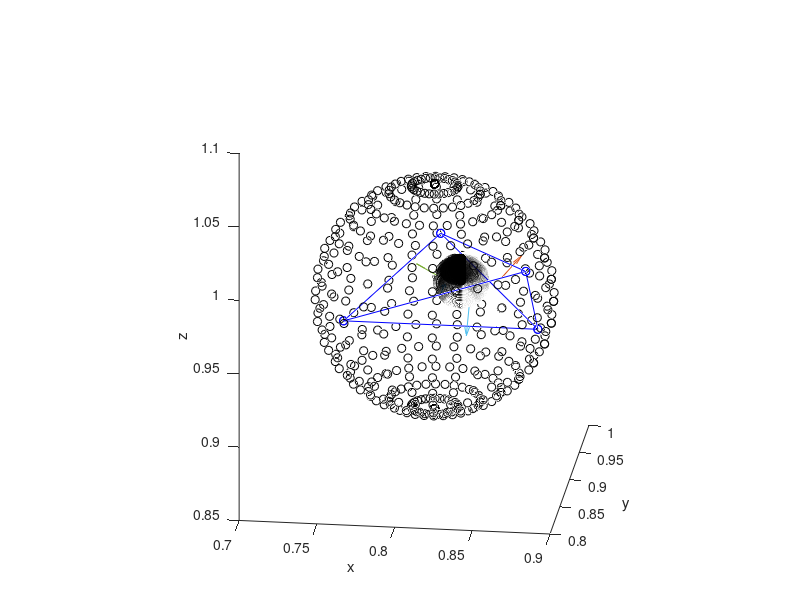

MATLAB code to generate this figure: (Note: this script raises an error after producing the figure.)
format shorte;
clc, clf, hold on;

d = 3;

view([10 40 30])
daspect([1 1 1])

%% std

nt = 15;
np = 8;
t = 0:2*pi/nt:2*pi;
p = 0:pi/np:pi;

% XYZsq = [sqrt(2) 0 0; 0 sqrt(2) 0; 0 0 sqrt(2); 0 0 0];
XYZsq = [-1.0 -1.0/sqrt(3.0) -1.0/sqrt(6.0);
1.0 -1.0/sqrt(3.0) -1.0/sqrt(6.0);
0.0 0.0  -1.0/sqrt(6.0)+sqrt(2/3);
0.0 2.0/sqrt(3.0) -1.0/sqrt(6.0)]; % same result



LHS = [2*XYZsq ones(d+1,1)];
RHS = sum(XYZsq.^2,2);
abcd = LHS\RHS;
r = sqrt(abcd(d+1)+sum(abcd(1:d).^2));
% [abcd(1:d)' r]

subplot(1,2,1); 
hold on;
view([10 80 30])
daspect([1 1 1])

plot3(XYZsq(:,1),XYZsq(:,2),XYZsq(:,3),'-bo');
XYZsq = XYZsq([3 1 4 2],:);
plot3(XYZsq(:,1),XYZsq(:,2),XYZsq(:,3),'-bo');

XYZ = zeros((np+1)*(nt+1),d);
XYZ(:,1) = abcd(1)+r*reshape(cos(t)'*sin(p),(np+1)*(nt+1),1);
XYZ(:,2) = abcd(2)+r*reshape(sin(t)'*sin(p),(np+1)*(nt+1),1) ;
XYZ(:,3) = abcd(3)+r*reshape(ones(size(t))'*cos(p),(np+1)*(nt+1),1);
% plot3(XYZ(:,1),XYZ(:,2),XYZ(:,3),'ro');


XYZ = 1/3*[sum(XYZsq([1 2 3],:));
           sum(XYZsq([1 2 4],:));
           sum(XYZsq([1 3 4],:));
           sum(XYZsq([2 3 4],:))];

LHS = [2*XYZ ones(d+1,1)];
RHS = sum(XYZ.^2,2);
abcd = LHS\RHS;
r = sqrt(abcd(d+1)+sum(abcd(1:d).^2));
% [abcd(1:d)' r]

% Computed from below (largest contained sphere):
abcd(1:d) = [ 0  0 -1.093897997411785e-001];
r = 2.988584907226846e-001; 
rIn = r;


nt = 150;
np = 80;
t = 0:2*pi/nt:2*pi;
p = 0:pi/np:pi;

XYZ = zeros((np+1)*(nt+1),d);
XYZ(:,1) = abcd(1)+r*reshape(cos(t)'*sin(p),(np+1)*(nt+1),1);
XYZ(:,2) = abcd(2)+r*reshape(sin(t)'*sin(p),(np+1)*(nt+1),1) ;
XYZ(:,3) = abcd(3)+r*reshape(ones(size(t))'*cos(p),(np+1)*(nt+1),1);
plot3(XYZ(:,1),XYZ(:,2),XYZ(:,3),'ko');


% Smallest possible enclosing sphere
abcd(1:d) = [0 0 -1/sqrt(6)];
r = 2*sqrt(3)/3;
rOut = r;

nt = 15;
np = 8;
t = 0:2*pi/nt:2*pi;
p = 0:pi/np:pi;

XYZ = zeros((np+1)*(nt+1),d);
XYZ(:,1) = abcd(1)+r*reshape(cos(t)'*sin(p),(np+1)*(nt+1),1);
XYZ(:,2) = abcd(2)+r*reshape(sin(t)'*sin(p),(np+1)*(nt+1),1) ;
XYZ(:,3) = abcd(3)+r*reshape(ones(size(t))'*cos(p),(np+1)*(nt+1),1);
plot3(XYZ(:,1),XYZ(:,2),XYZ(:,3),'go');

% disp('12T:')
% [rIn rOut rOut/rIn]


%% eq

nt = 15;
np = 8;
t = 0:2*pi/nt:2*pi;
p = 0:pi/np:pi;

XYZeq = [-1.0 -1.0/sqrt(3.0) -1.0/sqrt(6.0);
1.0 -1.0/sqrt(3.0) -1.0/sqrt(6.0);
0.0 2.0/sqrt(3.0) -1.0/sqrt(6.0);
0.0 0.0  3.0/sqrt(6.0)];

LHS = [2*XYZeq ones(d+1,1)];
RHS = sum(XYZeq.^2,2);
abcd = LHS\RHS;
r = sqrt(abcd(d+1)+sum(abcd(1:d).^2));
rOut = r;
% [abcd(1:d)' r]


subplot(1,2,2);
hold on;
view([10 80 30])
daspect([1 1 1])

plot3(XYZeq(:,1),XYZeq(:,2),XYZeq(:,3),'-bo');
XYZeq = XYZeq([3 1 4 2],:);
plot3(XYZeq(:,1),XYZeq(:,2),XYZeq(:,3),'-bo');

XYZ = zeros((np+1)*(nt+1),d);
XYZ(:,1) = r*reshape(cos(t)'*sin(p),(np+1)*(nt+1),1);
XYZ(:,2) = r*reshape(sin(t)'*sin(p),(np+1)*(nt+1),1) ;
XYZ(:,3) = r*reshape(ones(size(t))'*cos(p),(np+1)*(nt+1),1);
plot3(XYZ(:,1),XYZ(:,2),XYZ(:,3),'ro');





XYZ = 1/3*[sum(XYZeq([1 2 3],:));
           sum(XYZeq([1 2 4],:));
           sum(XYZeq([1 3 4],:));
           sum(XYZeq([2 3 4],:))];

LHS = [2*XYZ ones(d+1,1)];
RHS = sum(XYZ.^2,2);
abcd = LHS\RHS;
r = sqrt(abcd(d+1)+sum(abcd(1:d).^2));
rIn = r;
% [abcd(1:d)' r]


nt = 150;
np = 80;
t = 0:2*pi/nt:2*pi;
p = 0:pi/np:pi;

XYZ = zeros((np+1)*(nt+1),d);
XYZ(:,1) = abcd(1)+r*reshape(cos(t)'*sin(p),(np+1)*(nt+1),1);
XYZ(:,2) = abcd(2)+r*reshape(sin(t)'*sin(p),(np+1)*(nt+1),1) ;
XYZ(:,3) = abcd(3)+r*reshape(ones(size(t))'*cos(p),(np+1)*(nt+1),1);
plot3(XYZ(:,1),XYZ(:,2),XYZ(:,3),'ko');

% disp('Eq T:')
% [rIn rOut rOut/rIn]


% error('exiting');

%% smallest contained sphere

%% 2D
% d = 2;
% Nf = d+1;
% 
% t_s = [0 0 0];
% t_t = [1 5 9]*pi/6;
% 
% nr = zeros(Nf,d);
% 
% for f = 1:Nf
%     nr(f,1) =  cos(t_s(f))*cos(t_t(f));
% 	nr(f,2) =  cos(t_s(f))*sin(t_t(f));
% end
% 
% XYZeq = [-1.0 -1.0/sqrt(3.0);
%           1.0 -1.0/sqrt(3.0);
%           0.0 2.0/sqrt(3.0)];
%       
% X = XYZeq(:,1); Y = XYZeq(:,2);
%       
% LHS = [X(3)-X(2) 0 0 -nr(1,1) -1 0;
%        Y(3)-Y(2) 0 0 -nr(1,2) 0 -1;
%        0 X(3)-X(1) 0 -nr(2,1) -1 0;
%        0 Y(3)-Y(1) 0 -nr(2,2) 0 -1;
%        0 0 X(2)-X(1) -nr(3,1) -1 0;
%        0 0 Y(2)-Y(1) -nr(3,2) 0 -1];
% 
% RHS = -[X(2) Y(2) X(1) Y(1) X(1) Y(1)]';
% 
% % LHS\RHS
% 
% LHS = XYZeq([1 3],:);
% RHS = ones(2,1);
% n = (LHS\RHS); n = n/norm(n,2);

%% 3D
clf;
hold on;
view([10 -80 30])
daspect([1 1 1])

d = 3;
Nf = d+1;

XYZ = [  8.7500e-01  8.7500e-01  1.0000e+00 
 8.7500e-01  9.3750e-01  9.3750e-01 
 7.5000e-01  9.3750e-01  9.3750e-01 
 8.1250e-01  9.3750e-01  1.0000e+00];

XYZp = XYZ;
plot3(XYZp(:,1),XYZp(:,2),XYZp(:,3),'-bo');
XYZp = XYZp([3 1 4 2],:);
plot3(XYZp(:,1),XYZp(:,2),XYZp(:,3),'-bo');

% XYZp = [0 0 0; 1 0 0; 1 1 0; 0 1 0;
%         0 0 1; 1 0 1; 1 1 1; 0 1 1];
% plot3(XYZp(:,1),XYZp(:,2),XYZp(:,3),'-rs');
xlabel('x');
ylabel('y');
zlabel('z');


FNodeInds = [[2 3 4]; [1 3 4]; [1 2 4]; [1 2 3]];

nr = zeros(Nf,d);
d_p = zeros(Nf,1);

XYZcT = sum(XYZ,1)/4;

for f = 1:Nf
   XYZF =  XYZ(FNodeInds(f,:),:);
   
   Vec1 = XYZF(1,:)-XYZF(3,:);
   Vec2 = XYZF(2,:)-XYZF(3,:);
   
   n       = cross(Vec1,Vec2);
   nr(f,:) = n/norm(n,2);
   d_p(f)  = dot(nr(f,:),XYZF(3,:));
   
   % Ensure that normals point in the outward direction
   XYZc = sum(XYZF,1)/3;
   r = norm(XYZcT-XYZc,2);
   
   XYZc = XYZc + nr(f,:)*1e2*eps;

   if (norm(XYZcT-XYZc,2)-r < 0.0)
%        f
       nr(f,:) = -nr(f,:);
       d_p(f)  = -d_p(f);
   end
   
  
   XF = 1/3*sum(XYZ(FNodeInds(f,:),1));
   YF = 1/3*sum(XYZ(FNodeInds(f,:),2));
   ZF = 1/3*sum(XYZ(FNodeInds(f,:),3));
   quiver3(XF,YF,ZF,nr(f,1),nr(f,2),nr(f,3),0.02)
end
% nr
% error('exiting');


LHS = zeros(12,12);
LHS(1:3,:) = [XYZ(2,:)'-XYZ(4,:)' XYZ(3,:)'-XYZ(4,:)' zeros(d,2) zeros(d,2) zeros(d,2) -nr(1,:)' -eye(d)];
LHS(4:6,:) = [zeros(d,2) XYZ(1,:)'-XYZ(4,:)' XYZ(3,:)'-XYZ(4,:)' zeros(d,2) zeros(d,2) -nr(2,:)' -eye(d)];
LHS(7:9,:) = [zeros(d,2) zeros(d,2) XYZ(1,:)'-XYZ(4,:)' XYZ(2,:)'-XYZ(4,:)' zeros(d,2) -nr(3,:)' -eye(d)];
LHS(10:12,:) = [zeros(d,2) zeros(d,2) zeros(d,2) XYZ(1,:)'-XYZ(3,:)' XYZ(2,:)'-XYZ(3,:)' -nr(4,:)' -eye(d)];

RHS = [-XYZ(4,:)'; -XYZ(4,:)'; -XYZ(4,:)'; -XYZ(3,:)'];

% format longe
tmp = LHS\RHS;
rIn = tmp(9);
abcd(1:d) = tmp(10:12)';


nt = 15*20;
np = 8*20;
t = 0:2*pi/nt:2*pi;
p = 0:pi/np:pi;

r = rIn;

XYZp = zeros((np+1)*(nt+1),d);
XYZp(:,1) = abcd(1)+r*reshape(cos(t)'*sin(p),(np+1)*(nt+1),1);
XYZp(:,2) = abcd(2)+r*reshape(sin(t)'*sin(p),(np+1)*(nt+1),1) ;
XYZp(:,3) = abcd(3)+r*reshape(ones(size(t))'*cos(p),(np+1)*(nt+1),1);
plot3(XYZp(:,1),XYZp(:,2),XYZp(:,3),'ko');




Inde = [ 1 2; 1 3; 1 4; 2 3; 2 4; 3 4];

Ne = 6;

lenE = zeros(Ne,1);

for e = 1:Ne
    lenE(e) = norm(XYZ(Inde(e,1),:)-XYZ(Inde(e,2),:),2);
end
% lenE
[~,IndlenEmax] = max(lenE);

XYZc = 1/2*(XYZ(2,:)+XYZ(4,:));

for i = 1:Nf
    r = norm(XYZ(i,:)-XYZc);
    [i r];
end

% LHS = [2*XYZ([2 3 4],1:2) ones(3,1)]
% RHS = sum(XYZ([2 3 4],1:2).^2,2)
% 




% case 1
abcd = 1/2*(XYZ(Inde(IndlenEmax,1),:)+XYZ(Inde(IndlenEmax,2),:));
r = 0.5*norm(XYZ(Inde(IndlenEmax,1),:)-XYZ(Inde(IndlenEmax,2),:),2);

nt = 15*2;
np = 8*2;
t = 0:2*pi/nt:2*pi;
p = 0:pi/np:pi;

XYZp = zeros((np+1)*(nt+1),d);
XYZp(:,1) = abcd(1)+r*reshape(cos(t)'*sin(p),(np+1)*(nt+1),1);
XYZp(:,2) = abcd(2)+r*reshape(sin(t)'*sin(p),(np+1)*(nt+1),1) ;
XYZp(:,3) = abcd(3)+r*reshape(ones(size(t))'*cos(p),(np+1)*(nt+1),1);

% error('exiting');

done = 1;

for i = 1:Nf
    check = norm(XYZ(i,:)-abcd(1:d),2)-r;
    [i norm(XYZ(i,:)-abcd(1:d),2) r norm(XYZ(i,:)-abcd(1:d),2)-r];
    if (check > 0.0)
        done = 0;
        break;
    end
end

if (done)
    [0 r/rIn r rIn]
    plot3(XYZp(:,1),XYZp(:,2),XYZp(:,3),'ko');
    error('found it.');
end


% case 2
nt = 15*2;
np = 8*2;
t = 0:2*pi/nt:2*pi;
p = 0:pi/np:pi;
XYZp = zeros((np+1)*(nt+1),d);

abcF = zeros(Nf,d);
rF   = zeros(Nf,1);
for f = 1:Nf
    XYZF = XYZ(FNodeInds(f,:),:);


    abc_p = nr(f,:);

    LHS = [2*XYZF ones(d,1); abc_p 0];
    RHS = [sum(XYZF.^2,2); d_p(f)];

    abcd = LHS\RHS;
    r = sqrt(abcd(d+1)+sum(abcd(1:d).^2));
    
    abcF(f,:) = abcd(1:d)';
    rF(f) = r;
end

[~,IndrF] = sort(rF);

for f = IndrF'
    
    abcd(1:d) = abcF(f,:)';
    r = rF(f);

%     [f-1 r abcd(1:d)']
%     [f-1 r]
    
    XYZp(:,1) = abcd(1)+r*reshape(cos(t)'*sin(p),(np+1)*(nt+1),1);
    XYZp(:,2) = abcd(2)+r*reshape(sin(t)'*sin(p),(np+1)*(nt+1),1) ;
    XYZp(:,3) = abcd(3)+r*reshape(ones(size(t))'*cos(p),(np+1)*(nt+1),1);
%     plot3(XYZp(:,1),XYZp(:,2),XYZp(:,3),'ro');
    
    done = 1;
    for i = 1:Nf
        check = norm(XYZ(i,:)-abcd(1:d)',2)-r;
%         [i check > 1e2*eps]
        if (check > 1e2*eps)
            done = 0;
            break;
        end
    end

    if (done)
        [1 r/rIn r rIn]
        plot3(XYZp(:,1),XYZp(:,2),XYZp(:,3),'ro');
        error('found it.');
    end
end




% error('exiting');


LHS = [2*XYZ ones(d+1,1)];
RHS = sum(XYZ.^2,2);
abcd = LHS\RHS;
r = sqrt(abcd(d+1)+sum(abcd(1:d).^2));

nt = 15*2;
np = 8*2;
t = 0:2*pi/nt:2*pi;
p = 0:pi/np:pi;

XYZp = zeros((np+1)*(nt+1),d);
XYZp(:,1) = abcd(1)+r*reshape(cos(t)'*sin(p),(np+1)*(nt+1),1);
XYZp(:,2) = abcd(2)+r*reshape(sin(t)'*sin(p),(np+1)*(nt+1),1) ;
XYZp(:,3) = abcd(3)+r*reshape(ones(size(t))'*cos(p),(np+1)*(nt+1),1);
plot3(XYZp(:,1),XYZp(:,2),XYZp(:,3),'go');


[3 r/rIn r rIn sqrt(3/8)*max(lenE)]


%%
1;
    

%% PYR base in split TET
error('exiting');
clc;

XYZ = [9.571669482429456e-01     4.217612826262750e-01     6.557406991565868e-01
     4.853756487228412e-01     9.157355251890671e-01     3.571167857418955e-02
     8.002804688888001e-01     7.922073295595544e-01     8.491293058687771e-01
     1.418863386272153e-01     9.594924263929030e-01     9.339932477575505e-01]
% XYZ = [1/4*[2*[XYZsq(1,:)+XYZsq(2,:); XYZsq(1,:)+XYZsq(3,:); XYZsq(1,:)+XYZsq(4,:)]; sum(XYZsq,1)]]

centroid = 1/4*(sum(XYZ,1));

XYZmid_e = 1/2*[XYZ(1,:)+XYZ(2,:);
                XYZ(1,:)+XYZ(3,:);
                XYZ(1,:)+XYZ(4,:);
                XYZ(2,:)+XYZ(3,:);
                XYZ(2,:)+XYZ(4,:);
                XYZ(3,:)+XYZ(4,:)];
            
for e = 1:6
    [e norm(centroid-XYZmid_e(e,:),2)]
end

clf;
hold on;
view([10 -80 30])
daspect([1 1 1])

plot3(XYZ(:,1),XYZ(:,2),XYZ(:,3),'-bo');
XYZ = XYZ([3 1 4 2],:);
plot3(XYZ(:,1),XYZ(:,2),XYZ(:,3),'-bo');

plot3(centroid(1),centroid(2),centroid(3),'rd');
for e = 1:6
    XYZp = [XYZmid_e(e,:); centroid];
    plot3(XYZp(:,1),XYZp(:,2),XYZp(:,3),'-rs');
end

